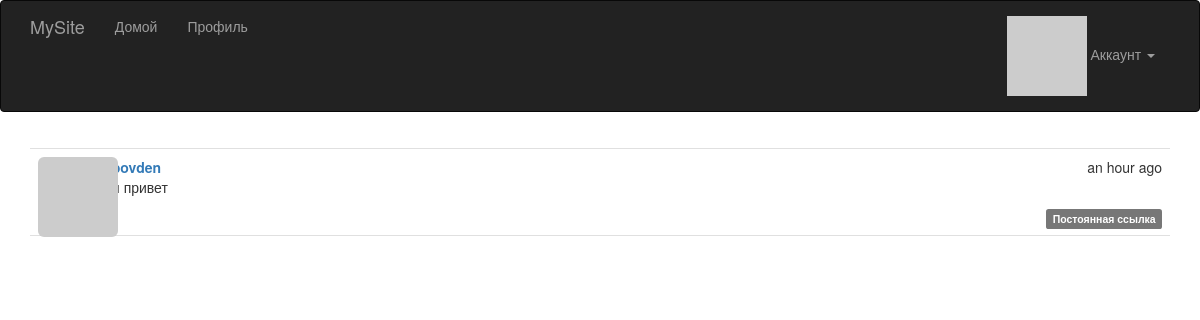
Screenshot of /post/1 (signed in) with the database file from the repository.
### app/models.py (models this page shows, shortened)
class Post(db.Model):
    __tablename__ = 'posts'
    id = db.Column(db.Integer, primary_key=True)
    body = db.Column(db.Text)
    body_html = db.Column(db.Text)
    timestamp = db.Column(db.DateTime, index=True, default=datetime.utcnow)
    author_id = db.Column(db.Integer, db.ForeignKey('users.id'))

class User(UserMixin, db.Model):
    __tablename__ = 'users'
    id = db.Column(db.Integer, primary_key=True)
    email = db.Column(db.String(64), unique=True, index=True)
    username = db.Column(db.String(64), unique=True, index=True)
    role_id = db.Column(db.Integer, db.ForeignKey('roles.id'))
    password_hash = db.Column(db.String(128))
    confirmed = db.Column(db.Boolean, default=False)
    name = db.Column(db.String(64))
    location = db.Column(db.String(64))
    about_me = db.Column(db.Text())
    member_since = db.Column(db.DateTime(), default=datetime.utcnow)
    last_seen = db.Column(db.DateTime(), default=datetime.utcnow)
    avatar_hash = db.Column(db.String(32))
    posts = db.relationship('Post', backref='author', lazy='dynamic')
    followed = db.relationship('Follow',
                               foreign_keys=[Follow.follower_id],
                               backref=db.backref('follower', lazy='joined'),
                               lazy='dynamic',
                               cascade='all, delete-orphan')
    followers = db.relationship('Follow',
                                foreign_keys=[Follow.followed_id],
                                backref=db.backref('followed', lazy='joined'),
                                lazy='dynamic',
                                cascade='all, delete-orphan')
    @property
    def password(self):
        raise AttributeError('password is not a readable attribute')
    def can(self, perm):
        return self.role is not None and self.role.has_permission(perm)
    def is_administrator(self):
        return self.can(Permission.ADMIN)
    def ping(self):
        self.last_seen = datetime.utcnow()
        db.session.add(self)
    def gravatar(self, size=100, default='identicon', rating='g'):
        url = 'https://secure.gravatar.com/avatar'
        hash = self.avatar_hash or self.gravatar_hash()
        return '{url}/{hash}?s={size}&d={default}&r={rating}'.format(
            url=url, hash=hash, size=size, default=default, rating=rating)

### app/main/views.py (the view)
@main.route('/post/<int:id>')
def post(id):
    post = Post.query.get_or_404(id)
    return render_template('post.html', posts=[post])

### app/auth/views.py (called while the page is built)
@auth.before_app_request
def before_request():
    if current_user.is_authenticated:
        current_user.ping()
        if not current_user.confirmed \
                and request.endpoint \
                and request.blueprint != 'auth' \
                and request.endpoint != 'static':
            return redirect(url_for('auth.unconfirmed'))

### app/main/__init__.py (called while the page is built)
@main.app_context_processor
def inject_permissions():
    return dict(Permission=Permission)

### app/models.py (called while the page is built)
@login_manager.user_loader
def load_user(user_id):
    return User.query.get(int(user_id))

    def has_permission(self, perm):
        return self.permissions & perm == perm

### app/templates/post.html (shortened to what this page needs)
{% extends "base.html" %}
{% import "_macros.html" as macros %}
{% block page_content %}
{% include '_posts.html' %}
{% endblock %}

### app/templates/_posts.html (shortened to what this page needs)
<ul class="posts">
    {% for post in posts %}
    <li class="post">
        <div class="post-thumbnail">
            <a href="{{ url_for('.user', username=post.author.username) }}">
                <img class="img-rounded profile-thumbnail" src="{{ post.author.gravatar(size=40) }}">
            </a>
        </div>
        <div class="post-content">
            <div class="post-date">{{ moment(post.timestamp).fromNow() }}</div>
            <div class="post-author"><a href="{{ url_for('.user', username=post.author.username) }}">{{ post.author.username }}</a></div>
            <div class="post-body">
                {% if post.body_html %}
                    {{ post.body_html | safe }}
                {% else %}
                    {{ post.body }}
                {% endif %}
            </div>
            <div class="post-footer">
                <a href="{{ url_for('.post', id=post.id) }}">
                    <span class="label label-default">Постоянная ссылка</span>
                </a>
            </div>
        </div>
    </li>
    {% endfor %}
</ul>

### app/static/styles.css (style rules this page uses)
.profile-thumbnail { position: absolute; }
ul.posts { list-style-type: none; padding: 0px; margin: 16px 0px 0px 0px; border-top: 1px solid #e0e0e0; }
ul.posts li.post { padding: 8px; border-bottom: 1px solid #e0e0e0; }
div.post-date { float: right; }
div.post-author { font-weight: bold; }
div.post-thumbnail { position: absolute; }
div.post-content { margin-left: 48px; min-height: 48px; }
div.post-footer { text-align: right; }

### rows the page displays
Post: timestamp "an hour ago", author.username "tulupovden", body_html "Всем привет"
